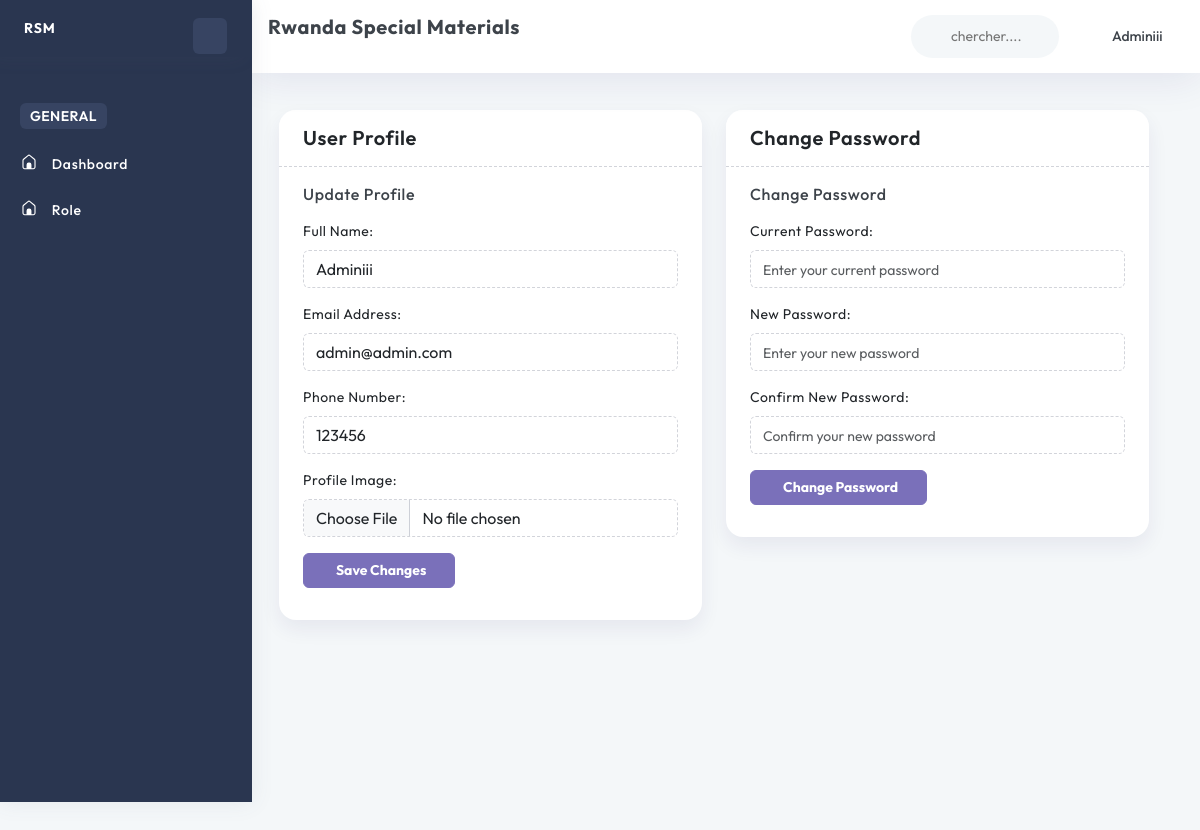
Before: /profile/ (signed in) with the older database file.
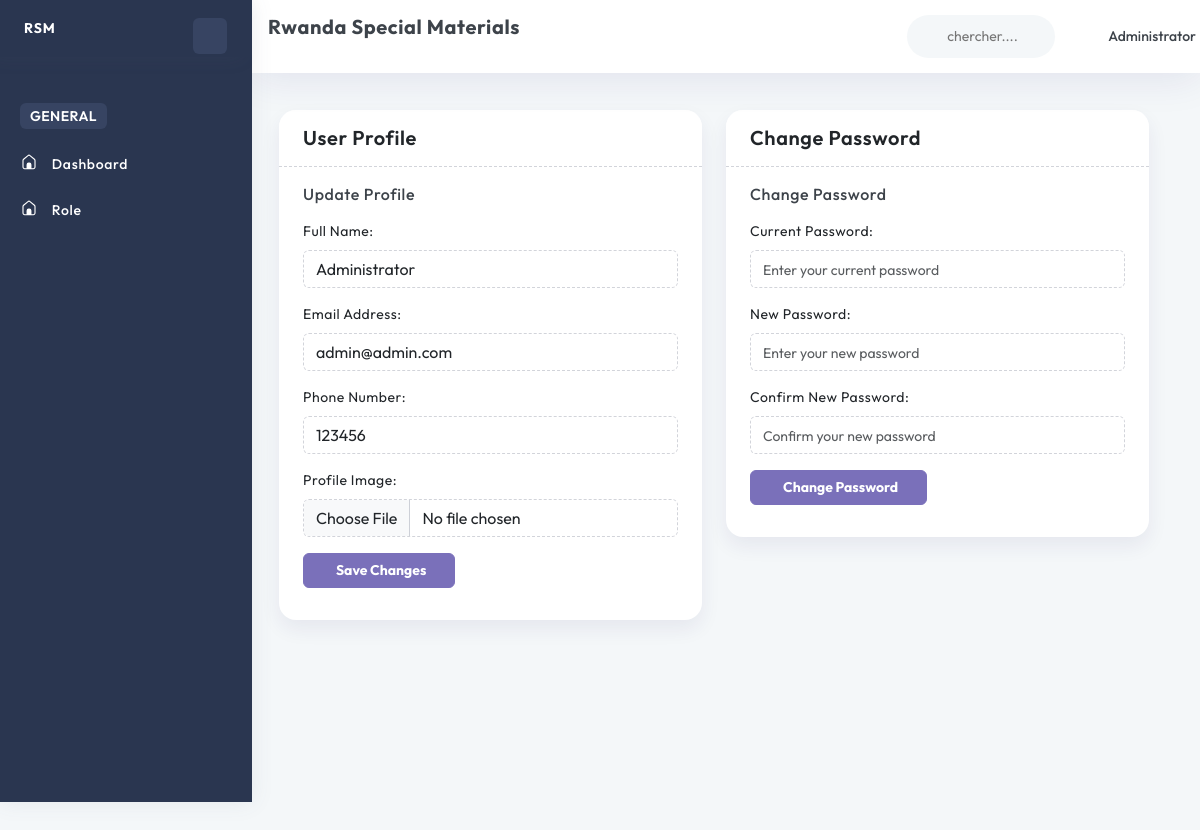
After: the same page with the newer database file.
### account/models.py (models this page shows, shortened)
class User(AbstractBaseUser, PermissionsMixin):
    email = models.EmailField(unique=True)
    name = models.CharField(max_length=255)
    phone_number = models.CharField(max_length=15, unique=True)
    image = ProcessedImageField(
        upload_to=user_image_path,
        processors=[ResizeToFill(720, 720)],
        format='JPEG',
        options={'quality': 90},
        null=True,
        blank=True,
    )
    role = models.ForeignKey(Role, on_delete=models.SET_NULL, null=True, blank=True)
    slug = models.SlugField(unique=True, max_length=255, null=True, blank=True)
    added_by = models.ForeignKey('self', on_delete=models.CASCADE, null=True, blank=True, related_name='added_users')
    is_active = models.BooleanField(default=True)
    is_staff = models.BooleanField(default=False)
    created_at = models.DateTimeField(default=timezone.now)
    updated_at = models.DateTimeField(auto_now=True)
    objects = CustomUserManager()
    USERNAME_FIELD = 'email'
    REQUIRED_FIELDS = ['name', 'phone_number']

### account/views.py (the view, shortened to what this page needs)
# urls.py: path('profile/', userProfile, name='userProfile'),
@login_required
def userProfile(request):
    user = request.user
    profile_form = UserProfileForm(instance=user)
    password_form = PasswordChangeForm(user=user)
    context = {
        'profile_form': profile_form,
        'password_form': password_form,
    }
    return render(request, 'pages/auth/profile.html', context)

### templates/pages/auth/profile.html (shortened to what this page needs)
{% extends 'layouts/app.html' %}
{% load static %}
{% block content %}
    <div class="container-fluid">
        <div class="row">
            <div class="row">
                <div class="col-xl-6">
                    <div class="card">
                        <div class="card-header">
                            <h4 class="card-title mb-0">User Profile</h4>
                        </div>
                        <div class="card-body">
                            <form method="post" enctype="multipart/form-data" action="{% url 'auth:userProfile' %}">
                                <h5 class="mb-3">Update Profile</h5>
                                <div class="mb-3">
                                    {{ profile_form.name.label_tag }}
                                    {{ profile_form.name }}
                                </div>
                                <div class="mb-3">
                                    {{ profile_form.email.label_tag }}
                                    {{ profile_form.email }}
                                </div>
                                <div class="mb-3">
                                    {{ profile_form.phone_number.label_tag }}
                                    {{ profile_form.phone_number }}
                                </div>
                                <div class="mb-3">
                                    {{ profile_form.image.label_tag }}
                                    {{ profile_form.image }}
                                </div>
                                <div class="mb-3 text-start">
                                    <button class="btn btn-primary btn-block" type="submit" name="update_profile">
                                        <span class="fw-bold">
                                            Save Changes
                                        </span>
                                    </button>
                                </div>
                            </form>
                        </div>
                    </div>
                </div>
                <div class="col-xl-6">
                    <div class="card">
                        <div class="card-header">
                            <h4 class="card-title mb-0">Change Password</h4>
                        </div>
                        <div class="card-body">
                            <form method="post" action="{% url 'auth:userProfile' %}">
                                <h5 class="mb-3">Change Password</h5>
                                <div class="mb-3">
                                    {{ password_form.current_password.label_tag }}
                                    {{ password_form.current_password }}
                                </div>
                                <div class="mb-3">
                                    {{ password_form.new_password.label_tag }}
                                    {{ password_form.new_password }}
                                </div>
                                <div class="mb-3">
                                    {{ password_form.confirm_new_password.label_tag }}
                                    {{ password_form.confirm_new_password }}
                                </div>
                                <div class="mb-3 text-start">
                                    <button class="btn btn-primary btn-block" type="submit" name="change_password">
                                        <span class="fw-bold">
                                            Change Password
                                        </span>
                                    </button>
                                </div>
                            </form>
                        </div>
                    </div>
                </div>
            </div>
        </div>
    </div>
{% endblock %}

### templates/layouts/app.html (shortened to what this page needs)
{% load static %}
<!DOCTYPE html>
<html lang="en">
<head>
    <link rel="stylesheet" type="text/css" href="{% static 'css/font-awesome.css' %}">
    <link rel="stylesheet" type="text/css" href="{% static 'css/vendors/icofont.css' %}">
    <link rel="stylesheet" type="text/css" href="{% static 'css/vendors/themify.css' %}">
    <link rel="stylesheet" type="text/css" href="{% static 'css/vendors/feather-icon.css' %}">
    <link rel="stylesheet" type="text/css" href="{% static 'css/vendors/animate.css' %}">
    <link rel="stylesheet" type="text/css" href="{% static 'css/vendors/scrollbar.css' %}">
    <link rel="stylesheet" type="text/css" href="{% static 'css/vendors/owlcarousel.css' %}">
    <link rel="stylesheet" type="text/css" href="{% static 'css/vendors/js-datatables/style.css' %}">
    <link rel="stylesheet" type="text/css" href="{% static 'css/vendors/bootstrap.css' %}">
    <link rel="stylesheet" type="text/css" href="{% static 'css/style.css' %}">
    <link rel="stylesheet" type="text/css" href="{% static 'css/responsive.css' %}">
</head>
<body>
    <div class="page-wrapper compact-wrapper" id="pageWrapper">
        {% include 'inc/header.html' %}
        <div class="page-body-wrapper">
            {% include 'inc/sidebar.html' %}
            <div class="page-body">
                {% block content %}{% endblock %}
            </div>
        </div>
    </div>
</body>
</html>

### templates/inc/header.html (shortened to what this page needs)
{% load static %}
<div class="page-header row">
    <div class="col-4 col-xl-4 page-title">
        <h4 class="f-w-700">Rwanda Special Materials</h4>
    </div>
    <div class="header-wrapper col m-0">
        <div class="row">
            <div class="nav-right col-xxl-8 col-xl-6 col-md-7 col-8 pull-right right-header p-0 ms-auto">
                <ul class="nav-menus">
                    <li>
                        <div class="form-group w-100">
                            <div class="Typeahead Typeahead--twitterUsers">
                                <div class="u-posRelative d-flex align-items-center">
                                    <svg class="search-bg svg-color">
                                        <use href="{% static 'svg/icon-sprite.svg#search' %}"></use>
                                    </svg>
                                    <input class="demo-input py-0 Typeahead-input form-control-plaintext w-100" type="text" placeholder="chercher...." name="q" title="">
                                </div>
                            </div>
                        </div>
                    </li>
                    <li class="profile-nav onhover-dropdown px-0 py-0">
                        <div class="d-flex profile-media align-items-center">
                            <div class="flex-grow-1">
                                <span>
                                    {{ request.user.name }}
                                </span>
                            </div>
                        </div>
                    </li>
                </ul>
            </div>
        </div>
    </div>
</div>

### templates/inc/sidebar.html (shortened to what this page needs)
{% load static %}
<div class="sidebar-wrapper" data-layout="stroke-svg">
    <div>
        <div class="logo-wrapper">
            <a href="{% url 'base:dashboard' %}" class="text-white fw-bold">
                RSM
            </a>
            <div class="toggle-sidebar">
                <svg class="stroke-icon sidebar-toggle status_toggle middle">
                    <use href="{% static 'svg/icon-sprite.svg#toggle-icon' %}"></use>
                </svg>
            </div>
        </div>
        <nav class="sidebar-main">
            <div id="sidebar-menu">
                <ul class="sidebar-links" id="simple-bar">
                    <li class="sidebar-main-title">
                        <div>
                            <h6 class="lan-1">General</h6>
                        </div>
                    </li>
                    <li class="sidebar-list">
                        <a class="sidebar-link sidebar-title link-nav" href="{% url 'base:dashboard' %}">
                            <span>Dashboard</span>
                        </a>
                    </li>
                    <li class="sidebar-list">
                        <a class="sidebar-link sidebar-title link-nav" href="{% url 'base:getRoles' %}">
                            <span>Role</span>
                        </a>
                    </li>
                </ul>
            </div>
        </nav>
    </div>
</div>

Changed rows visible on the page:
changed User "admin@admin.com": user.name "Adminiii" → "Administrator"; name "Adminiii" → "Administrator"
